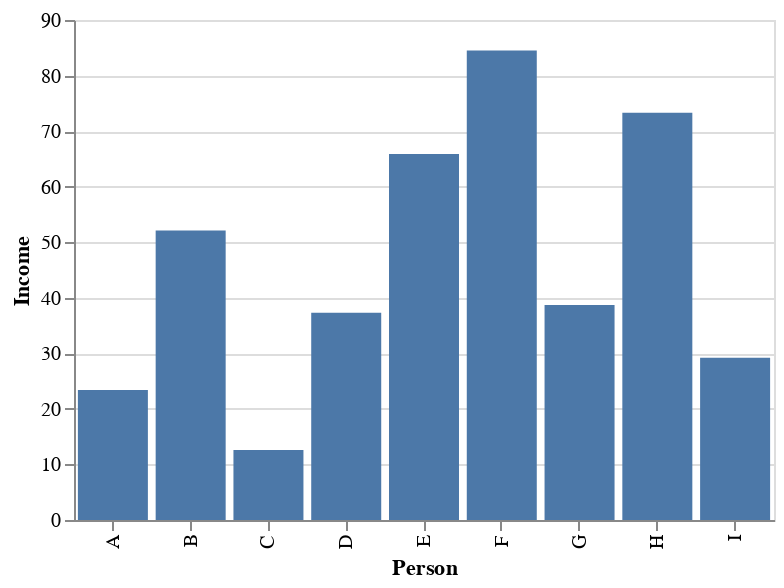

Here is the notebook cell this chart was saved with:
### Markdown cell above
We notice that the plot already contains the axis labeling, the grid lines in the background, and the units on the y-axis. While this plot looks good to us, as most of the labeling is done by default, we can alter the width and height of the bars to make the chart more readable.

### Code cell
alt.Chart(income_data).mark_bar().encode(
    x = 'Person:N',
    y = 'Income:Q'
).properties(
    width = 350,
    height = 250
)

### Figure 1 — Vega-Lite specification as saved in the notebook (floating-point values rounded to 4 significant figures)
{"config": {"view": {"continuousWidth": 400, "continuousHeight": 300}}, "data": {"name": "data-c0bbe460e37ed86944271d662e4a49ea"}, "mark": "bar", "encoding": {"x": {"type": "nominal", "field": "Person"}, "y": {"type": "quantitative", "field": "Income"}}, "height": 250, "width": 350, "$schema": "https://vega.github.io/schema/vega-lite/v4.8.1.json", "datasets": {"data-c0bbe460e37ed86944271d662e4a49ea": [{"Person": "A", "Income": 23.4}, {"Person": "B", "Income": 52.1}, {"Person": "C", "Income": 12.6}, {"Person": "D", "Income": 37.3}, {"Person": "E", "Income": 65.9}, {"Person": "F", "Income": 84.5}, {"Person": "G", "Income": 38.7}, {"Person": "H", "Income": 73.3}, {"Person": "I", "Income": 29.2}]}}
